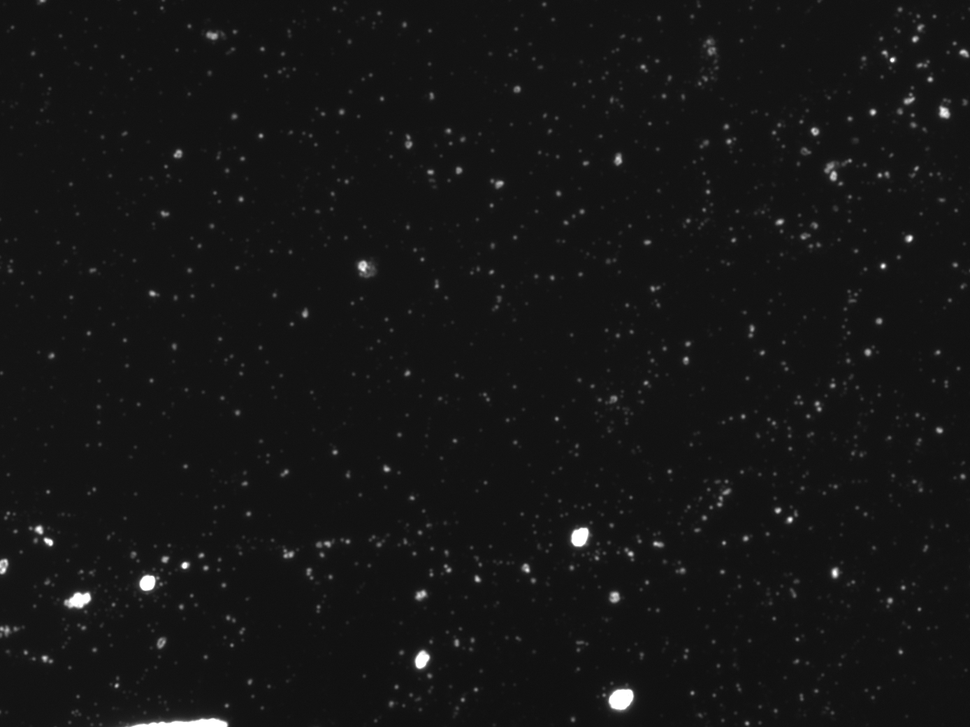
#> input picture images/01.bmp, 970 x 727 px, shrunk from 1388 x 1040 before the run
$ python actual_script.py
#> lines starting #> are read from the running program, lines starting #| are printed output that depends on the picture; after the words box and inside, x2 and y2 are one past the last pixel; in counts of white or black regions, pixels touching at a corner belong together
### Procedure_A.py
# Packages
import numpy as np
import os
import cv2
from pathlib import Path
import matplotlib.pyplot as plt
from matplotlib.widgets import Slider
from skimage.filters import threshold_otsu
from skimage.measure import label, regionprops
from scipy.ndimage import gaussian_filter, binary_fill_holes
from skimage.filters import threshold_triangle
from skimage.measure import label, regionprops

###################################################################################################
# SAVING FUNCTIONS
###################################################################################################


def file_to_img(file, background_colour, img_dir="images"):
    """Convert a .bmp or .jpg file into a uint8 greyscale image.

    Args:
        file (str | Path): File name or full path to the image.
        background_colour: Either "black" or "white".
        img_dir (str): Subdirectory used if only a file name is given. Defaults to "images".

    Returns:
        grey_img (np.ndarray): Greyscale image as a uint8 array with white background and
            black soiling.

    Raises:
        FileNotFoundError: If the image file can not be found.
        ValueError: If the background colour is not either "black" or "white"
    """

    file = Path(file)

    if file.is_absolute():
        img_path = file
    else:
        img_path = Path(__file__).parent / img_dir / file

    if not img_path.exists():
        raise FileNotFoundError(f"Image not found: {img_path}")

    img = cv2.imread(str(img_path))
    if img.ndim == 3:
        gray_img = cv2.cvtColor(img, cv2.COLOR_BGR2GRAY)
    else:
        gray_img = img

    if background_colour == "black":
        gray_img = 255 - gray_img
    elif background_colour == "white":
        pass
    else:
        raise ValueError("Acceptable values are 'black' or white'. Case sensitive.")
    return gray_img


def img_to_file(img, filename, output_dir=None):
    """Convert uint8 greyscale image into an image (Typically png) and saves in a folder.

    Args:
        img (np.ndarray): Greyscale image as a uint8 array
        filename (str): Desired name of file, including extension
        output_dir (str | Path): Directory to save the file. Defaults to 'Output Folder' file.
    """

    filename = Path(filename)

    # If filename is already an absolute path, use it directly
    if filename.is_absolute():
        output_path = filename
    else:
        if output_dir is None:
            output_dir = Path(__file__).parent / "Output Files"
        output_path = Path(output_dir) / filename

    output_path.parent.mkdir(parents=True, exist_ok=True)

    # Handle boolean arrays
    if np.asarray(img).dtype == bool:
        img = (np.asarray(img) * 255).astype(np.uint8)
    elif np.asarray(img).dtype != np.uint8:
        img = np.clip(img, 0, 255).astype(np.uint8)
    cv2.imwrite(output_path, img)
    return


###################################################################################################
# OTSU FUNCTIONS
###################################################################################################


def apply_otsu(img):
    """Generate a mask for the image with a threshold determined by the otsu function.

    Args:
        img (np.ndarray): Greyscale uint8 array with dark soiling on a light background.

    Returns:
        mask (np.ndarray): Boolean array where True indicates the presence of soiling.
            Identifies large particles.
    """

    thresh = threshold_otsu(img)
    mask = img < thresh

    return mask


###################################################################################################
# DOG FUNCTIONS
###################################################################################################


def apply_dog_triangle(img, s1=1, s2=2):
    """Generate a mask for the image using a Difference of Gaussians with triangle thresholding.

    Args:
        img (np.ndarray): Greyscale uint8 array with dark soiling on a light background.
        s1 (float): Sigma 1 for the DoG. Defaults to 1.
        s2 (float): Sigma 2 for the DoG. Defaults to 2.

    Returns:
        mask (np.ndarray): Boolean array where 1 indicates the presence of soiling.
        Identifies small particles and outlines of large particles.

    Raises:
        ValueError: If s1 >= s2, since this inverts the DoG result.
    """

    if s1 >= s2:
        raise ValueError(f"s1 ({s1}) must be less than s2 ({s2}).")

    img_float = img.astype(float)
    dog = gaussian_filter(img_float, s1) - gaussian_filter(img_float, s2)

    thresh = threshold_triangle(dog)
    mask = dog < thresh

    return mask


###################################################################################################
# PARTICLE ANALYSIS FUNCTIONS
###################################################################################################


def fill_outlines(mask):
    """Fill any outlines present in a mask

    Args:
        mask (np.ndarray): Boolean array where True indicates the presence of soiling.

    Returns:
        mask_filled (np.ndarray): A boolean mask where any False's enclosed by True's
            are converted to True's.
    """

    mask_filled = binary_fill_holes(mask)

    return mask_filled


def identify_particles(mask, um_per_pixel):
    """Identify the particles in a mask and key information about them.

    Args:
        mask (np.ndarray): Boolean array where True indicates the presence of soiling.
        um_per_pixel (float): Conversion ratio with units microns/pixel.

    Returns:
        particle_dicts (list[dict]): One dict per particle, each containing:
            - 'coords' (list[tuple]): Pixel coordinates as (row, col) tuples.
            - 'centroid' (tuple[float, float]): (x, y) position in µm.
            - 'effective_diameter' (float): Diameter of equivalent circle in µm.
            - 'major_axis' (float): Major axis length of fitted ellipse in µm.
            - 'minor_axis' (float): Minor axis length of fitted ellipse in µm.
            - 'orientation' (float): Angle of major axis in radians.
            - 'pixel_count' (int): Number of pixels in the particle.
            - 'area' (float): Particle area in µm².
            - 'outline_coords' (None): Reserved for future ellipse fitting.
            - 'circumference' (None): Reserved for future ellipse fitting.
            - 'corrected_diameter' (None): Reserved for future ellipse fitting.
            - 'corrected_area' (None): Reserved for future ellipse fitting.
    """

    # Label connected regions (each particle gets a unique integer)
    labelled = label(mask)
    props = regionprops(labelled, intensity_image=mask)

    particle_dicts = []
    for p in props:
        # coords from regionprops are (row, col) tuples, same as original
        coords = [tuple(c) for c in p.coords.tolist()]

        particle_dicts.append(
            {
                "coords": coords,
                "centroid": (
                    p.centroid[1] * um_per_pixel,  # x in um
                    p.centroid[0] * um_per_pixel,
                ),  # y in um
                "effective_diameter": p.equivalent_diameter_area * um_per_pixel,
                "major_axis": p.axis_major_length * um_per_pixel,
                "minor_axis": p.axis_minor_length * um_per_pixel,
                "orientation": p.orientation,
                "pixel_count": len(coords),
                "area": p.area * (um_per_pixel**2),
                # kept as None — no ellipse method being run
                "outline_coords": None,
                "circumference": None,
                "corrected_diameter": None,
                "corrected_area": None,
            }
        )

    return particle_dicts


###################################################################################################
# VISUALISATION FUNCTIONS
###################################################################################################


def colourful_particle_map(particle_list, mask):
    """Generate a map of particles with different colours.

    Args:
        particle_list (list[dict]): One dict per particle, each containing:
            - 'coords' (list[tuple]): Pixel coordinates as (row, col) tuples.
            - 'centroid' (tuple[float, float]): (x, y) position in µm.
            - 'effective_diameter' (float): Diameter of equivalent circle in µm.
            - 'major_axis' (float): Major axis length of fitted ellipse in µm.
            - 'minor_axis' (float): Minor axis length of fitted ellipse in µm.
            - 'orientation' (float): Angle of major axis in radians.
            - 'pixel_count' (int): Number of pixels in the particle.
            - 'area' (float): Particle area in µm².
            - 'outline_coords' (None): Reserved for future ellipse fitting.
            - 'circumference' (None): Reserved for future ellipse fitting.
            - 'corrected_diameter' (None): Reserved for future ellipse fitting.
            - 'corrected_area' (None): Reserved for future ellipse fitting.
        mask (np.ndarray) Boolean mask where True indicates the presence of soiling

    Returns:
        map (np.ndarray): RGBA image of shape (H, W, 4) and dtype uint8, where each
            particle is coloured from a series of 6 different colours and unpopulated
            pixels are transparent (alpha = 0).

    """

    # Define RGB colour options. Last one is tranparency
    colours = np.uint8(
        [
            (255, 0, 0, 255),
            (0, 255, 0, 255),
            (0, 0, 255, 255),
            (255, 255, 0, 255),
            (255, 0, 255, 255),
            (0, 255, 255, 255),
        ]
    )

    # Define the map
    # + (3,) gives the tensor a depth of 4: 3 for RGB and 1 for transparency
    # (default is 0 for transparent canvas, changes to 1 when colour is assigned)
    map = np.zeros((mask.shape + (4,)), dtype=np.uint8)

    for i in range(len(particle_list)):  # For each particle
        col = colours[i % len(colours)]  # Itterate through the colours
        for j in range(len(particle_list[i]["coords"])):
            map[particle_list[i]["coords"][j]] = col  # Sets the colour of the pixel
    return map


# Overlay this on the microscope image for comparison
def show_overlay(microscope_img, mask, particle_list):
    """Generate a figure which overlays particles on a chosen image.

    Args:
        microscope_img (np.ndarray): uint8 greyscale array which has particles drawn over it.
        mask (np.ndarray): Boolean array where True inidcates the presence of soiling.
        particle_list (list[dict]): One dict per particle, each containing:
            - 'coords' (list[tuple]): Pixel coordinates as (row, col) tuples.
            - 'centroid' (tuple[float, float]): (x, y) position in µm.
            - 'effective_diameter' (float): Diameter of equivalent circle in µm.
            - 'major_axis' (float): Major axis length of fitted ellipse in µm.
            - 'minor_axis' (float): Minor axis length of fitted ellipse in µm.
            - 'orientation' (float): Angle of major axis in radians.
            - 'pixel_count' (int): Number of pixels in the particle.
            - 'area' (float): Particle area in µm².
            - 'outline_coords' (None): Reserved for future ellipse fitting.
            - 'circumference' (None): Reserved for future ellipse fitting.
            - 'corrected_diameter' (None): Reserved for future ellipse fitting.
            - 'corrected_area' (None): Reserved for future ellipse fitting.

    Displays:
        Matplotlib figure with the greyscale microscope image overlaid with a coloured RGBA
            particle map and an opacity slider.

    """

    fig, ax = plt.subplots()
    plt.subplots_adjust(bottom=0.2)

    # Show the original image
    ax.imshow(microscope_img, cmap="gray", vmin=0, vmax=255)  # Assumes uint8

    # Generate the map using the particle list
    map = colourful_particle_map(particle_list, mask)

    # Show the map
    map_overlay = ax.imshow(map, alpha=0.4)

    # Slider to control map opacity
    ax_slider = plt.axes([0.2, 0.05, 0.6, 0.03])
    slider = Slider(ax_slider, "Mask opacity", 0.0, 1.0, valinit=0.4)

    def update(val):
        map_overlay.set_alpha(slider.val)
        fig.canvas.draw_idle()

    slider.on_changed(update)
    plt.show()
    plt.close("all")


###################################################################################################
# CLASS DEFINITION
###################################################################################################


class SoilingAnalysis:
    """Segments and analyses soiling particles from microscope images.

    Args:
        img_name (str | Path): File name or full path to the microscope image.
        background (str): Background colour, either 'black' or 'white'.
        um_per_pixel (float): Microns per pixel for size calibration.
        visualiser_flag (bool): If True, displays overlay of results.
        image_dir (str | Path): Directory to search if only a filename is given. Defaults to
            'images'.
        output_dir (str | Path): Directory to output to. Defaults to 'Output Files'.
    """

    def __init__(
        self, img_name, background, um_per_pixel, visualiser_flag, image_dir, output_dir
    ):
        self.img_name = img_name
        self.background = background
        self.um_per_pixel = um_per_pixel
        self.visualiser_flag = visualiser_flag
        self.image_dir = image_dir
        self.output_dir = output_dir
        # Read image with white soiling, black background
        self.microscope_img = file_to_img(img_name, background)
#> in file_to_img, img is the input picture: shape (727, 970, 3); min 15, max 255, mean 21.8
#> in file_to_img, `gray_img = 255 - gray_img`:
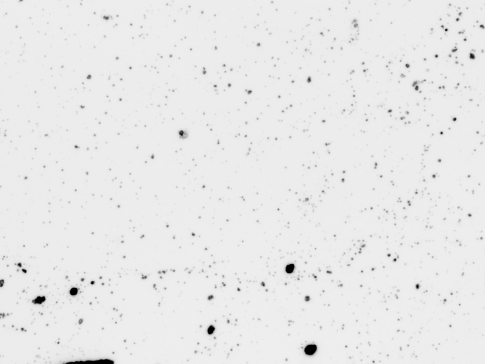
#> gray_img: shape (727, 970) (shown at 1/2 size); min 0, max 240, mean 233.2

    def procedure_A(self):
        """Run Procedure A: apply Otsu and DoG masks, analyse particles.

        Saves:
            'Otsu Mask.png', 'DoG Mask.png', 'Procedure A Mask.png' to output directory.

        Displays:
            Matplotlib overlay figure if visualiser_flag is True.
        """

        # Apply masks
        otsu_mask = apply_otsu(self.microscope_img)
#> in apply_otsu, `thresh = threshold_otsu(img)`: thresh = 156
#> in apply_otsu, `mask = img < thresh`:
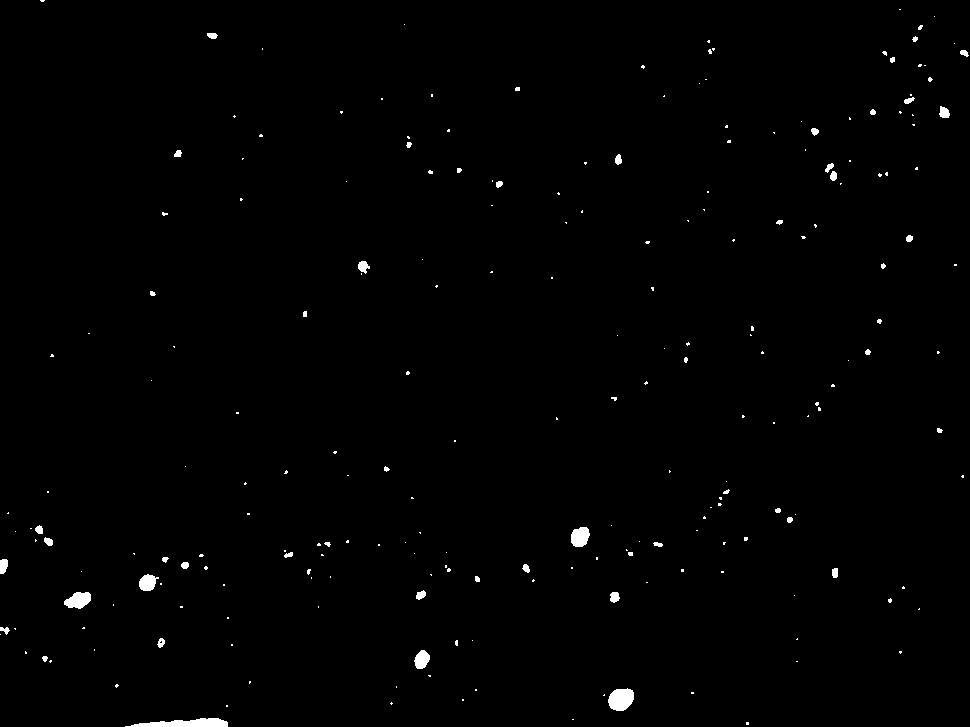
#> mask: shape (727, 970) bool; 0.71% white; 227 white regions (178 under 20 px), largest, box (x1, y1, x2, y2) and area: (125, 718, 228, 727) 607, (608, 688, 634, 711) 463, (64, 592, 91, 609) 323
        dog_mask = apply_dog_triangle(self.microscope_img)
#> in apply_dog_triangle, `dog = gaussian_filter(img_float, s1) - gaussian_filter(img_float, s2)`:
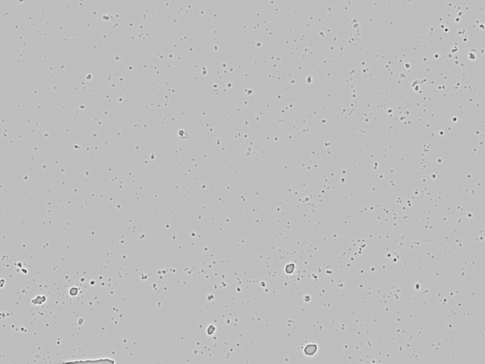
#> dog: shape (727, 970) float64 (shown at 1/2 size); min -79.56, max 27.29, mean 0; drawn with min black and max white
#> in apply_dog_triangle, `thresh = threshold_triangle(dog)`: thresh = -1.3
        procedure_A_mask = otsu_mask | dog_mask
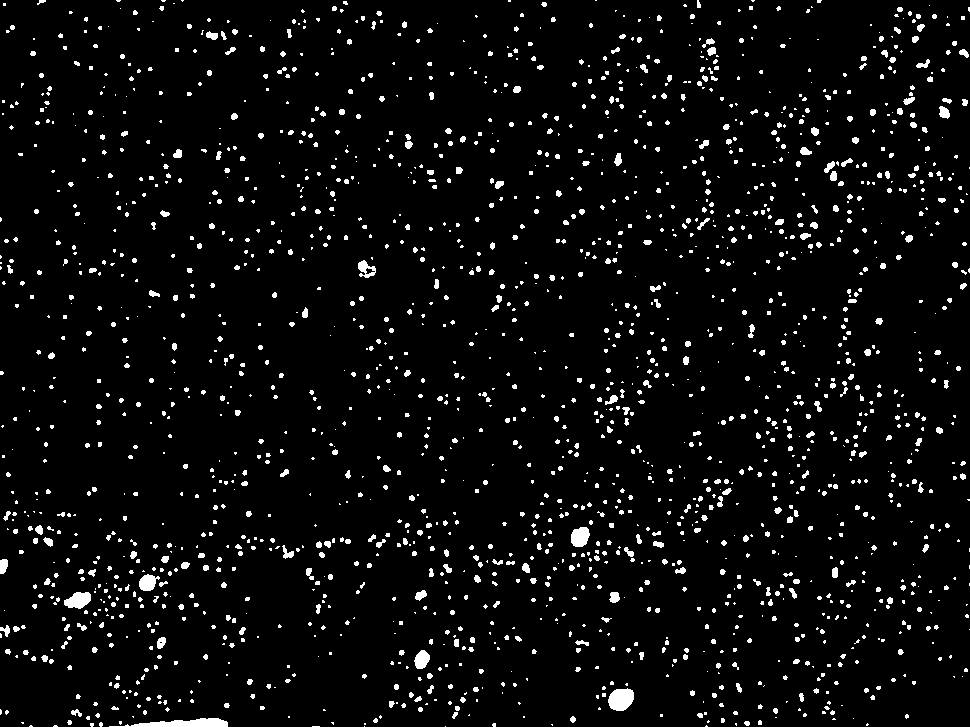
#> procedure_A_mask: shape (727, 970) bool; 4.6% white; 1997 white regions (1471 under 20 px), largest, box (x1, y1, x2, y2) and area: (109, 718, 228, 727) 628, (608, 688, 634, 711) 463, (64, 592, 91, 609) 325

        # Save masks

        img_to_file(255 - 255 * otsu_mask, "Otsu Mask.png", self.output_dir)
        img_to_file(255 - 255 * dog_mask, "DoG Mask.png", self.output_dir)
        img_to_file(
            255 - 255 * procedure_A_mask, "Procedure A Mask.png", self.output_dir
        )

        # Analyse particle count
        filled_mask = fill_outlines(procedure_A_mask)
        particle_dicts = identify_particles(filled_mask, self.um_per_pixel)
#> in identify_particles, `labelled = label(mask)`:
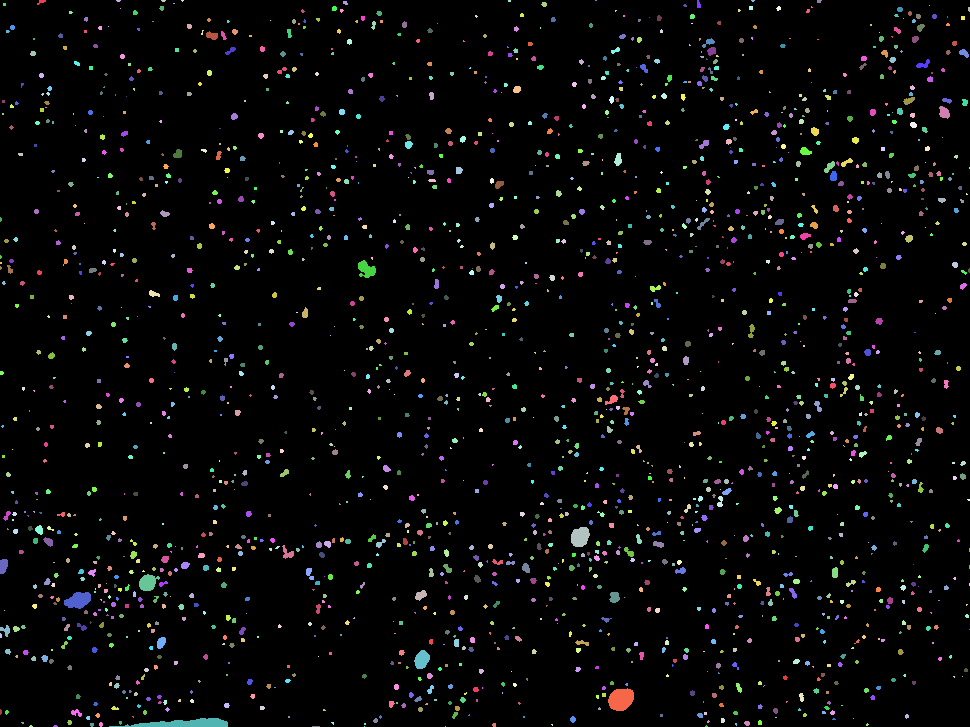
#> labelled: shape (727, 970) int32; 1998 distinct labels, from 0 to 1997; one colour per label, 0 black
#> in identify_particles, `props = regionprops(labelled, intensity_image=mask)`: props = 1997 regions; largest, box (x1, y1, x2, y2) and area: (109, 718, 228, 727) 628, (608, 688, 634, 711) 463, (64, 592, 91, 609) 325, (571, 527, 590, 547) 302, (139, 574, 160, 591) 241
#> the loop in identify_particles, `for p in props:` made 1997 passes
#> coords on passes 4 to 6: [(0, 181), (0, 182), (0, 183), (1, 182)], [(0, 508), (0, 509), (0, 510), (1, 508), (1, 509), (1, 510)], [(0, 595), (0, 596)]
#> after the loop in identify_particles, `for p in props:`: particle_dicts = 1997 items
#> particle_dicts = 1997 items

        # Visualise the result
        if self.visualiser_flag:
            show_overlay(self.microscope_img, procedure_A_mask, particle_dicts)
#> the loop in colourful_particle_map, `for i in range(len(particle_list)):` made 1997 passes
#> col on passes 1 to 3: [255, 0, 0, 255], [0, 255, 0, 255], [0, 0, 255, 255]
#> after the loop in colourful_particle_map, `for i in range(len(particle_list)):`:
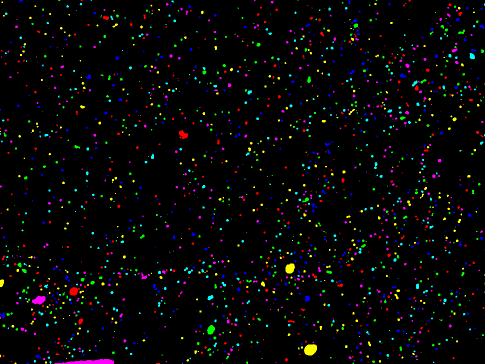
#> map: shape (727, 970, 4) (shown at 1/2 size); mean of channels 0, 1, 2, 3 5.8, 6, 6, 11.7; drawn as B, G, R
#> in show_overlay, `plt.show()`:
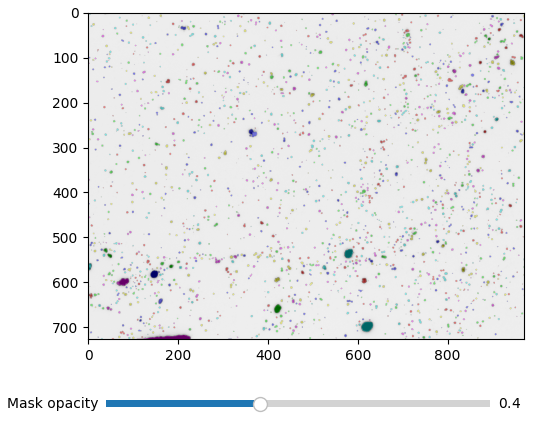
#> figure drawn by matplotlib, 2 panels

### actual_script.py
# Package
from Procedure_A import SoilingAnalysis

# Run Procedure A
SoilingAnalysis(
    "01.bmp", "black", 6.5 / 60, True, "images", "Output Files"
).procedure_A()
